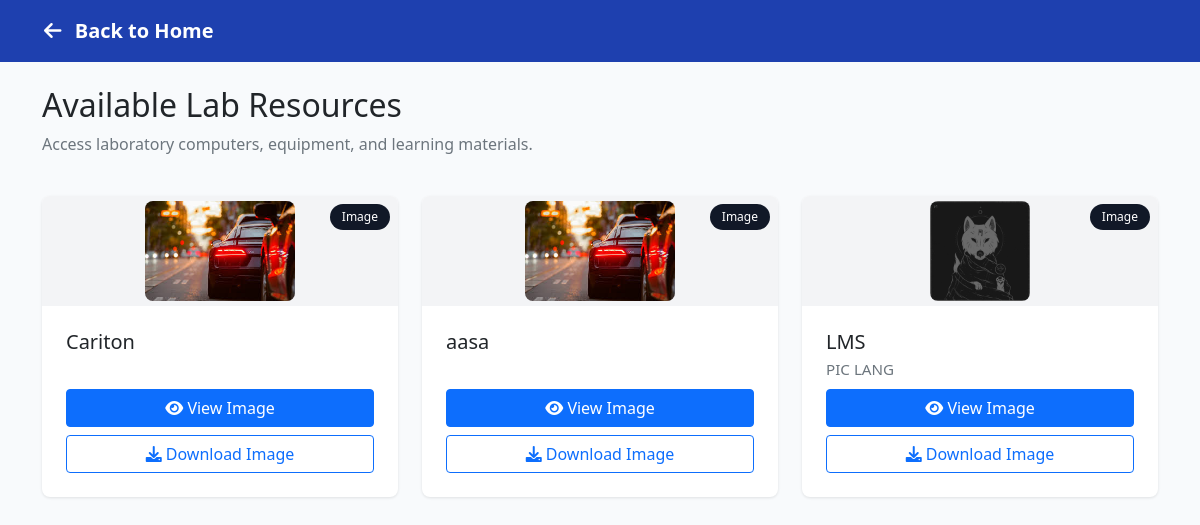
The page /resources (signed in) on the database its author committed.
### app.py (models this page shows)
class LabResource(db.Model):
    id = db.Column(db.Integer, primary_key=True)
    name = db.Column(db.String(100), nullable=False)
    description = db.Column(db.String(500))
    link = db.Column(db.String(500))
    file_path = db.Column(db.String(500))  # Store the path to uploaded file
    file_type = db.Column(db.String(50))   # Store the type of file (image/video)
    is_enabled = db.Column(db.Boolean, default=True)
    created_at = db.Column(db.DateTime, default=datetime.utcnow)

### app.py (the view)
@app.route('/resources')
@login_required
def user_resources():
    resources = LabResource.query.filter_by(is_enabled=True).all()
    return render_template('user_resources.html', resources=resources)

### app.py (called while the page is built)
def login_required(f):
    @wraps(f)
    def decorated_function(*args, **kwargs):
        if 'user_id' not in flask_session:
            flash('Please log in to access this page.', 'error')
            return redirect(url_for('index'))
        return f(*args, **kwargs)
    return decorated_function

### templates/user_resources.html (shortened to what this page needs)
<!DOCTYPE html>
<html lang="en">
<head>
    <link href="https://cdn.jsdelivr.net/npm/bootstrap@5.1.3/dist/css/bootstrap.min.css" rel="stylesheet">
    <link href="https://cdnjs.cloudflare.com/ajax/libs/font-awesome/6.0.0/css/all.min.css" rel="stylesheet">
</head>
<body>
    <nav class="navbar">
        <div class="container-fluid">
            <a href="{{ url_for('home') }}" class="nav-brand">
                <i class="fas fa-arrow-left"></i>
                Back to Home
            </a>
        </div>
    </nav>
    <div class="container mt-4">
        <div class="row mb-4">
            <div class="col">
                <h2>Available Lab Resources</h2>
                <p class="text-muted">Access laboratory computers, equipment, and learning materials.</p>
            </div>
        </div>
        <div class="row g-4">
            {% for resource in resources %}
            <div class="col-md-6 col-lg-4">
                <div class="resource-card p-0 d-flex flex-column h-100" style="overflow:hidden; position:relative;">
                    <div style="background:#f3f4f6; min-height:110px; display:flex; align-items:center; justify-content:center; position:relative;">
                        {% if resource.file_type == 'image' %}
                            <img src="{{ url_for('static', filename=resource.file_path) }}" alt="{{ resource.name }}" style="max-height:100px; max-width:100%; object-fit:contain; border-radius:0.5rem;">
                        {% elif resource.file_type == 'video' %}
                            <video style="max-height:100px; max-width:100%; object-fit:contain; border-radius:0.5rem;" src="{{ url_for('static', filename=resource.file_path) }}" muted></video>
                        {% elif resource.file_path and resource.file_path.endswith('.pdf') %}
                            <i class="fas fa-file-pdf fa-4x" style="color:#ef4444;"></i>
                        {% elif resource.file_path and (resource.file_path.endswith('.doc') or resource.file_path.endswith('.docx')) %}
                            <i class="fas fa-file-word fa-4x" style="color:#2563eb;"></i>
                        {% else %}
                            <i class="fas fa-desktop fa-4x" style="color:#1e40af;"></i>
                        {% endif %}
                        <span style="position:absolute; top:0.5rem; right:0.5rem; background:#111827; color:white; font-size:0.75rem; padding:0.25rem 0.75rem; border-radius:999px; font-weight:500;">
                            {% if resource.file_type == 'image' %}Image{% elif resource.file_type == 'video' %}Video{% elif resource.file_path and resource.file_path.endswith('.pdf') %}PDF Document{% elif resource.file_path and (resource.file_path.endswith('.doc') or resource.file_path.endswith('.docx')) %}Word Document{% else %}Resource{% endif %}
                        </span>
                    </div>
                    <div class="d-flex flex-column flex-grow-1 p-4">
                        <h5 class="mb-1">{{ resource.name }}</h5>
                        <div class="text-muted mb-2" style="font-size:0.95rem;">{{ resource.description }}</div>
                        <div class="mt-auto">
                            {% if resource.file_type == 'image' %}
                                <a href="{{ url_for('static', filename=resource.file_path) }}" target="_blank" class="btn btn-primary w-100 mb-2"><i class="fas fa-eye"></i> View Image</a>
                                <a href="{{ url_for('static', filename=resource.file_path) }}" download class="btn btn-outline-primary w-100"><i class="fas fa-download"></i> Download Image</a>
                            {% elif resource.file_type == 'video' %}
                                <a href="{{ url_for('static', filename=resource.file_path) }}" download class="btn btn-primary w-100"><i class="fas fa-download"></i> Download Video</a>
                            {% elif resource.file_path and resource.file_path.endswith('.pdf') %}
                                <a href="{{ url_for('static', filename=resource.file_path) }}" target="_blank" class="btn btn-primary w-100"><i class="fas fa-file-pdf"></i> View PDF</a>
                            {% elif resource.file_path and (resource.file_path.endswith('.doc') or resource.file_path.endswith('.docx')) %}
                                <a href="{{ url_for('static', filename=resource.file_path) }}" download class="btn btn-primary w-100"><i class="fas fa-file-word"></i> Download Word Document</a>
                            {% elif resource.file_path %}
                                <a href="{{ url_for('static', filename=resource.file_path) }}" download class="btn btn-primary w-100"><i class="fas fa-download"></i> Download File</a>
                            {% elif resource.link and resource.link != '-' %}
                                <a href="{{ resource.link }}" target="_blank" class="btn btn-primary w-100"><i class="fas fa-external-link-alt"></i> Access Resource</a>
                            {% endif %}
                        </div>
                    </div>
                </div>
            </div>
            {% endfor %}
        </div>
    </div>
</body>
</html>

### templates/user_resources.html (style rules this page uses)
body { background-color: #f8fafc; }
.navbar { background: #1e40af; padding: 1rem 2rem; }
.nav-brand { color: white; text-decoration: none; font-size: 1.25rem; font-weight: 600; }
.nav-brand i { margin-right: 0.5rem; }
.resource-card { background: white; border-radius: 0.5rem; box-shadow: 0 1px 3px rgba(0, 0, 0, 0.1); transition: transform 0.2s ease, box-shadow 0.2s ease; height: 100%; }

### rows shown on the page
LabResource: file_path (picture), file_type "Image", name "Cariton"
LabResource: file_path (picture), file_type "Image", name "aasa"
LabResource: file_path (picture), file_type "Image", name "LMS", description "PIC LANG"
